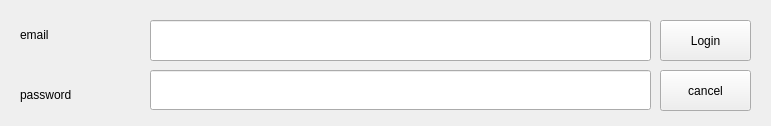
<?xml version="1.0" encoding="UTF-8"?>
<ui version="4.0">
 <class>Form</class>
 <widget class="QWidget" name="Form">
  <property name="geometry">
   <rect>
    <x>0</x>
    <y>0</y>
    <width>771</width>
    <height>126</height>
   </rect>
  </property>
  <property name="windowTitle">
   <string>Form</string>
  </property>
  <widget class="QLineEdit" name="lineEdit">
   <property name="geometry">
    <rect>
     <x>150</x>
     <y>20</y>
     <width>501</width>
     <height>41</height>
    </rect>
   </property>
  </widget>
  <widget class="QLineEdit" name="lineEdit_2">
   <property name="geometry">
    <rect>
     <x>150</x>
     <y>70</y>
     <width>501</width>
     <height>40</height>
    </rect>
   </property>
  </widget>
  <widget class="QLabel" name="label">
   <property name="geometry">
    <rect>
     <x>20</x>
     <y>20</y>
     <width>111</width>
     <height>30</height>
    </rect>
   </property>
   <property name="text">
    <string>email</string>
   </property>
  </widget>
  <widget class="QLabel" name="label_2">
   <property name="geometry">
    <rect>
     <x>20</x>
     <y>80</y>
     <width>111</width>
     <height>30</height>
    </rect>
   </property>
   <property name="text">
    <string>password</string>
   </property>
  </widget>
  <widget class="QPushButton" name="pushButton">
   <property name="geometry">
    <rect>
     <x>660</x>
     <y>20</y>
     <width>91</width>
     <height>41</height>
    </rect>
   </property>
   <property name="text">
    <string>Login</string>
   </property>
  </widget>
  <widget class="QPushButton" name="pushButton_2">
   <property name="geometry">
    <rect>
     <x>660</x>
     <y>70</y>
     <width>91</width>
     <height>41</height>
    </rect>
   </property>
   <property name="text">
    <string>cancel</string>
   </property>
  </widget>
 </widget>
 <resources/>
 <connections/>
</ui>
